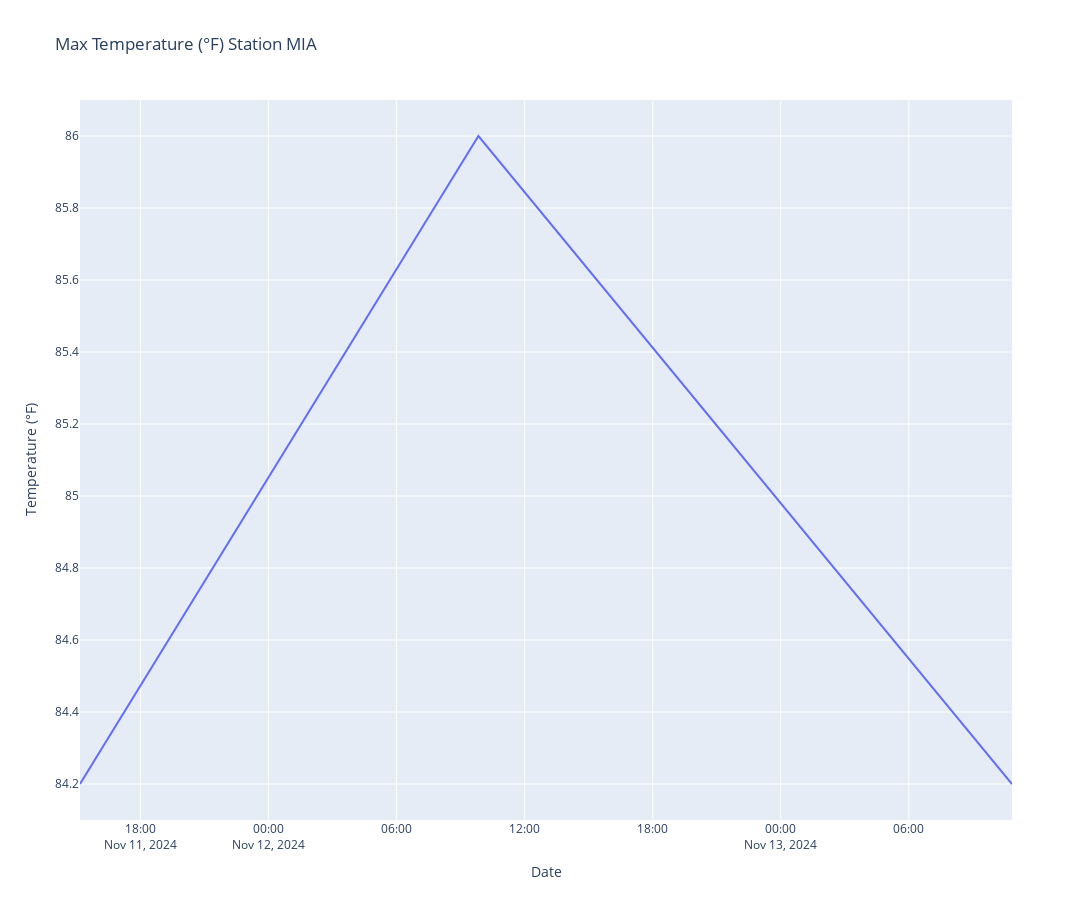

Write notebook code for a chart like this one.
### Code cell
import plotly.express as px

max_idx = df.groupby(df.index.date)["temperature"].idxmax()

fig = px.line(df.loc[max_idx], y="temperature", title=f"Max Temperature (°F) Station {station}", width=1800, height=900)
fig.update_traces(mode="lines", hovertemplate=None)
fig.update_layout(hovermode="x")
fig.update_yaxes(title="Temperature (°F)")
fig.update_xaxes(title="Date")
fig.show()

### Figure 1 — Plotly figure (JSON) as saved in the notebook; plotly's stock layout.template omitted (floating-point values rounded to 4 significant figures)
{"data": [{"legendgroup": "", "line": {"color": "#636efa", "dash": "solid"}, "marker": {"symbol": "circle"}, "mode": "lines", "name": "", "orientation": "v", "showlegend": false, "type": "scatter", "x": ["2024-11-11T15:10:00-05:00", "2024-11-12T09:50:00-05:00", "2024-11-13T10:50:00-05:00"], "xaxis": "x", "y": [84.2, 86, 84.2], "yaxis": "y"}], "layout": {"height": 900, "hovermode": "x", "legend": {"tracegroupgap": 0}, "title": {"text": "Max Temperature (°F) Station MIA"}, "width": 1800, "xaxis": {"anchor": "y", "domain": [0, 1], "title": {"text": "Date"}}, "yaxis": {"anchor": "x", "domain": [0, 1], "title": {"text": "Temperature (°F)"}}}}
